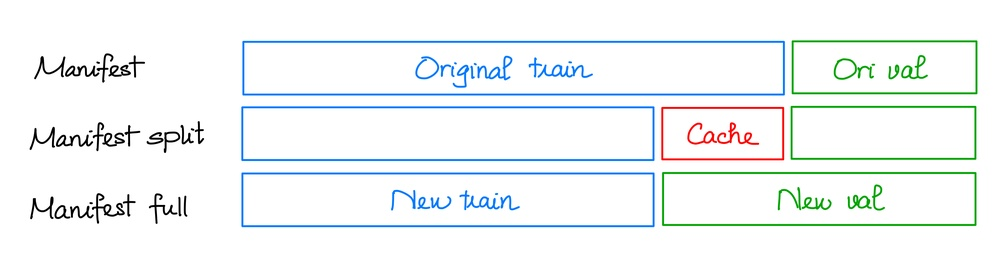
#> input picture images/manifest_family.jpeg, 1000 x 253 px, shrunk from 3955 x 1000 before the run
$ python -i base.py   (imports and definitions only)
#> lines starting #> are read from the running program, lines starting #| are printed output that depends on the picture; after the words box and inside, x2 and y2 are one past the last pixel; in counts of white or black regions, pixels touching at a corner belong together

import numpy as np
import cv2
import random
import math
import os

################################### GLOBAL VARIABLES ##########################################
translator = dict()
################################### LOAD GLOBAL VARIABLES #####################################

# [25 lines left out: function thinning, not called in this run]


def load_texture(path, intensity=1):
#> called with path = '../../../../images/manifest_family.jpeg', intensity = 1
    img = cv2.imread(path, cv2.IMREAD_GRAYSCALE)
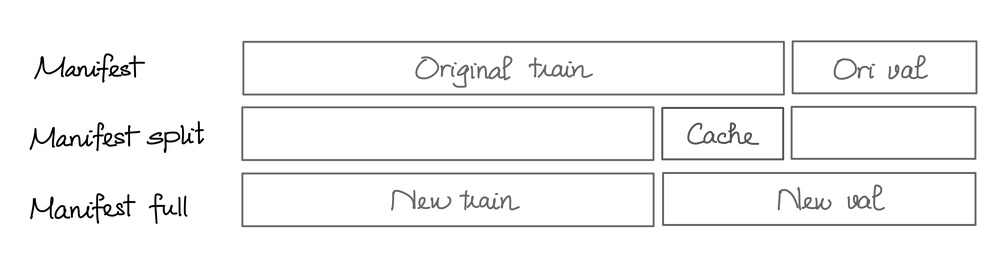
#> img: shape (253, 1000); min 0, max 255, mean 244.6
    if img is None:
        print("Cant read image")
    bg_color = np.mean(img, axis=(0, 1))
#> bg_color = 244.6
    threshold = (img < bg_color).astype(np.uint8)
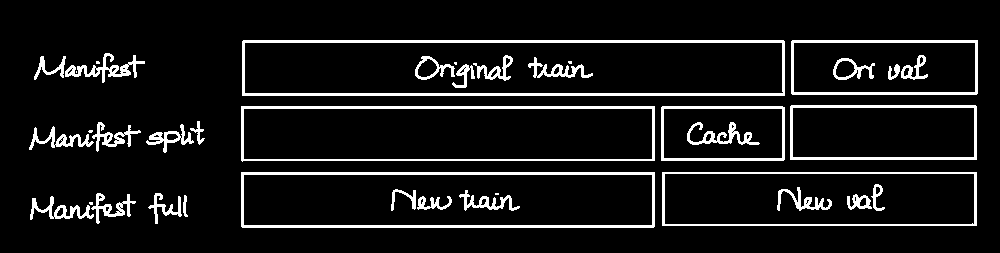
#> threshold: shape (253, 1000); values 0 (black) and 1 (white), 8.7% white; 38 white regions (7 under 20 px), largest, box (x1, y1, x2, y2) and area: (242, 40, 785, 96) 3555, (241, 172, 655, 228) 2782, (241, 106, 655, 162) 2371
    cropped = crop_img(img / 255, threshold, 0, 0, 0, 0, bg_color=1)
    cropped = cropped ** intensity
    return cropped

#################################### PREPARE DATA ##################################################

#### IMAGE
odd = lambda a: a + a % 2 - 1
# [16 lines left out: functions sharpen, smooth, not called in this run]

def crop_img(img, mask, pad_bx, pad_by, pad_ex, pad_ey, bg_color, smoothing=False, transform=None):
#> called with pad_bx = 0, pad_by = 0, pad_ex = 0, pad_ey = 0, bg_color = 1, smoothing = False
  if smoothing:
    img = smooth(img, 20)
  points = np.array(np.where(mask > 0)).T
#> points = 22042 pairs, first value 40 to 227, second value 29 to 977
  # print(points)
  y, x, h, w = cv2.boundingRect(points)
#> y = 40; x = 29; h = 188; w = 949
  # plt.imshow(img)
  # plt.plot((x, x + w, x + w, x), (y, y, y + h, y + h))
#   plt.pause(0.2)
  bx = int(x - pad_bx)
#> bx = 29
  by = int(y - pad_by)
#> by = 40
  ex = int(x + w + pad_ex)
#> ex = 978
  ey = int(y + h + pad_ey)
#> ey = 228
  ex_pad = int(max(ex - img.shape[1], 0))
#> ex_pad = 0
  ey_pad = int(max(ey - img.shape[0], 0))
#> ey_pad = 0
  bx_pad = - min(bx, 0)
#> bx_pad = 0
  by_pad = - min(by, 0)
#> by_pad = 0

  # update transformation
  if transform is not None:
    transform[:, 2] -= [x, y, 0]

  print(bx, ex, bx_pad, ex_pad)
#| 29 978 0 0
  print(by, ey, by_pad, ey_pad)
#| 40 228 0 0
  cropped = img[max(0, by) : min(img.shape[0], ey), max(0, bx) : min(img.shape[1], ex)]
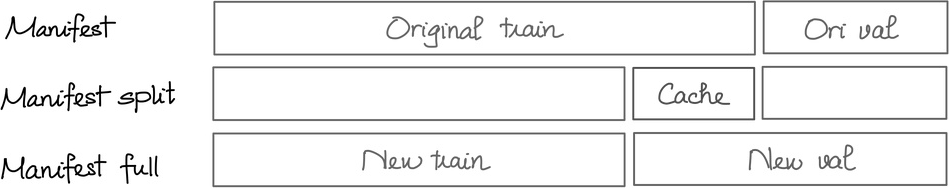
#> cropped: shape (188, 949) float64; min 0, max 1, mean 0.942
  padded = cv2.copyMakeBorder(cropped,
                              by_pad, ey_pad,
                              bx_pad, ex_pad,
                              borderType=cv2.BORDER_CONSTANT,
                              value=bg_color)
  return padded, transform

# [87 lines left out: functions crop_original, extract_background, line_erosion, extract_median_color_axis, masking, not called in this run]

# [41 lines not run here, left out]


    # [12 lines of commented-out code are left out]

#> (the run stopped early here; a loop or call above may not have finished)
